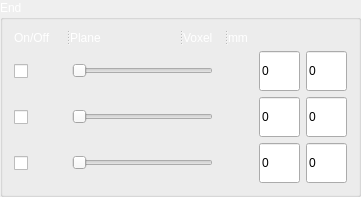
                 <widget class="QGroupBox" name="groupBox_6">
                  <property name="sizePolicy">
                   <sizepolicy hsizetype="MinimumExpanding" vsizetype="MinimumExpanding">
                    <horstretch>0</horstretch>
                    <verstretch>0</verstretch>
                   </sizepolicy>
                  </property>
                  <property name="maximumSize">
                   <size>
                    <width>400</width>
                    <height>16777215</height>
                   </size>
                  </property>
                  <property name="palette">
                   <palette>
                    <active>
                     <colorrole role="WindowText">
                      <brush brushstyle="SolidPattern">
                       <color alpha="255">
                        <red>255</red>
                        <green>255</green>
                        <blue>255</blue>
                       </color>
                      </brush>
                     </colorrole>
                    </active>
                    <inactive>
                     <colorrole role="WindowText">
                      <brush brushstyle="SolidPattern">
                       <color alpha="255">
                        <red>255</red>
                        <green>255</green>
                        <blue>255</blue>
                       </color>
                      </brush>
                     </colorrole>
                    </inactive>
                    <disabled>
                     <colorrole role="WindowText">
                      <brush brushstyle="SolidPattern">
                       <color alpha="255">
                        <red>69</red>
                        <green>69</green>
                        <blue>69</blue>
                       </color>
                      </brush>
                     </colorrole>
                    </disabled>
                   </palette>
                  </property>
                  <property name="title">
                   <string>End</string>
                  </property>
                  <layout class="QVBoxLayout" name="verticalLayout_6">
                   <item>
                    <widget class="QSplitter" name="splitter_2">
                     <property name="orientation">
                      <enum>Qt::Horizontal</enum>
                     </property>
                     <widget class="QLabel" name="label_12">
                      <property name="sizePolicy">
                       <sizepolicy hsizetype="Fixed" vsizetype="Preferred">
                        <horstretch>52</horstretch>
                        <verstretch>0</verstretch>
                       </sizepolicy>
                      </property>
                      <property name="minimumSize">
                       <size>
                        <width>52</width>
                        <height>0</height>
                       </size>
                      </property>
                      <property name="maximumSize">
                       <size>
                        <width>52</width>
                        <height>16777215</height>
                       </size>
                      </property>
                      <property name="text">
                       <string>On/Off</string>
                      </property>
                     </widget>
                     <widget class="QLabel" name="label_13">
                      <property name="sizePolicy">
                       <sizepolicy hsizetype="Expanding" vsizetype="Fixed">
                        <horstretch>0</horstretch>
                        <verstretch>0</verstretch>
                       </sizepolicy>
                      </property>
                      <property name="minimumSize">
                       <size>
                        <width>109</width>
                        <height>0</height>
                       </size>
                      </property>
                      <property name="maximumSize">
                       <size>
                        <width>109</width>
                        <height>16777215</height>
                       </size>
                      </property>
                      <property name="text">
                       <string>Plane</string>
                      </property>
                     </widget>
                     <widget class="QLabel" name="label_14">
                      <property name="sizePolicy">
                       <sizepolicy hsizetype="Fixed" vsizetype="Preferred">
                        <horstretch>41</horstretch>
                        <verstretch>0</verstretch>
                       </sizepolicy>
                      </property>
                      <property name="minimumSize">
                       <size>
                        <width>41</width>
                        <height>0</height>
                       </size>
                      </property>
                      <property name="maximumSize">
                       <size>
                        <width>41</width>
                        <height>16777215</height>
                       </size>
                      </property>
                      <property name="text">
                       <string>Voxel</string>
                      </property>
                     </widget>
                     <widget class="QLabel" name="label_15">
                      <property name="sizePolicy">
                       <sizepolicy hsizetype="Fixed" vsizetype="Preferred">
                        <horstretch>41</horstretch>
                        <verstretch>0</verstretch>
                       </sizepolicy>
                      </property>
                      <property name="minimumSize">
                       <size>
                        <width>41</width>
                        <height>0</height>
                       </size>
                      </property>
                      <property name="maximumSize">
                       <size>
                        <width>41</width>
                        <height>16777215</height>
                       </size>
                      </property>
                      <property name="text">
                       <string>mm</string>
                      </property>
                     </widget>
                    </widget>
                   </item>
                   <item>
                    <layout class="QHBoxLayout" name="horizontalLayout_18">
                     <item>
                      <widget class="QCheckBox" name="x_onoff_2">
                       <property name="sizePolicy">
                        <sizepolicy hsizetype="Fixed" vsizetype="Fixed">
                         <horstretch>52</horstretch>
                         <verstretch>0</verstretch>
                        </sizepolicy>
                       </property>
                       <property name="minimumSize">
                        <size>
                         <width>52</width>
                         <height>40</height>
                        </size>
                       </property>
                       <property name="maximumSize">
                        <size>
                         <width>20</width>
                         <height>40</height>
                        </size>
                       </property>
                       <property name="text">
                        <string/>
                       </property>
                      </widget>
                     </item>
                     <item>
                      <widget class="QSlider" name="x_slider_2">
                       <property name="sizePolicy">
                        <sizepolicy hsizetype="Expanding" vsizetype="Fixed">
                         <horstretch>0</horstretch>
                         <verstretch>0</verstretch>
                        </sizepolicy>
                       </property>
                       <property name="minimumSize">
                        <size>
                         <width>141</width>
                         <height>40</height>
                        </size>
                       </property>
                       <property name="maximumSize">
                        <size>
                         <width>141</width>
                         <height>40</height>
                        </size>
                       </property>
                       <property name="orientation">
                        <enum>Qt::Horizontal</enum>
                       </property>
                      </widget>
                     </item>
                     <item>
                      <spacer name="horizontalSpacer_31">
                       <property name="orientation">
                        <enum>Qt::Horizontal</enum>
                       </property>
                       <property name="sizeHint" stdset="0">
                        <size>
                         <width>40</width>
                         <height>20</height>
                        </size>
                       </property>
                      </spacer>
                     </item>
                     <item>
                      <widget class="QLineEdit" name="x_voxel_2">
                       <property name="sizePolicy">
                        <sizepolicy hsizetype="Fixed" vsizetype="Fixed">
                         <horstretch>41</horstretch>
                         <verstretch>22</verstretch>
                        </sizepolicy>
                       </property>
                       <property name="minimumSize">
                        <size>
                         <width>0</width>
                         <height>40</height>
                        </size>
                       </property>
                       <property name="maximumSize">
                        <size>
                         <width>41</width>
                         <height>40</height>
                        </size>
                       </property>
                       <property name="text">
                        <string>0</string>
                       </property>
                       <property name="maxLength">
                        <number>3</number>
                       </property>
                      </widget>
                     </item>
                     <item>
                      <widget class="QLineEdit" name="x_mm_2">
                       <property name="sizePolicy">
                        <sizepolicy hsizetype="Fixed" vsizetype="Fixed">
                         <horstretch>0</horstretch>
                         <verstretch>0</verstretch>
                        </sizepolicy>
                       </property>
                       <property name="minimumSize">
                        <size>
                         <width>41</width>
                         <height>40</height>
                        </size>
                       </property>
                       <property name="maximumSize">
                        <size>
                         <width>41</width>
                         <height>40</height>
                        </size>
                       </property>
                       <property name="text">
                        <string>0</string>
                       </property>
                       <property name="maxLength">
                        <number>5</number>
                       </property>
                      </widget>
                     </item>
                    </layout>
                   </item>
                   <item>
                    <layout class="QHBoxLayout" name="horizontalLayout_19">
                     <item>
                      <widget class="QCheckBox" name="y_onoff_2">
                       <property name="sizePolicy">
                        <sizepolicy hsizetype="Fixed" vsizetype="Fixed">
                         <horstretch>52</horstretch>
                         <verstretch>0</verstretch>
                        </sizepolicy>
                       </property>
                       <property name="minimumSize">
                        <size>
                         <width>52</width>
                         <height>40</height>
                        </size>
                       </property>
                       <property name="maximumSize">
                        <size>
                         <width>20</width>
                         <height>40</height>
                        </size>
                       </property>
                       <property name="text">
                        <string/>
                       </property>
                      </widget>
                     </item>
                     <item>
                      <widget class="QSlider" name="y_slider_2">
                       <property name="sizePolicy">
                        <sizepolicy hsizetype="Expanding" vsizetype="Fixed">
                         <horstretch>0</horstretch>
                         <verstretch>0</verstretch>
                        </sizepolicy>
                       </property>
                       <property name="minimumSize">
                        <size>
                         <width>141</width>
                         <height>40</height>
                        </size>
                       </property>
                       <property name="maximumSize">
                        <size>
                         <width>141</width>
                         <height>40</height>
                        </size>
                       </property>
                       <property name="orientation">
                        <enum>Qt::Horizontal</enum>
                       </property>
                      </widget>
                     </item>
                     <item>
                      <spacer name="horizontalSpacer_32">
                       <property name="orientation">
                        <enum>Qt::Horizontal</enum>
                       </property>
                       <property name="sizeHint" stdset="0">
                        <size>
                         <width>40</width>
                         <height>20</height>
                        </size>
                       </property>
                      </spacer>
                     </item>
                     <item>
                      <widget class="QLineEdit" name="y_voxel_2">
                       <property name="sizePolicy">
                        <sizepolicy hsizetype="Fixed" vsizetype="Fixed">
                         <horstretch>41</horstretch>
                         <verstretch>22</verstretch>
                        </sizepolicy>
                       </property>
                       <property name="minimumSize">
                        <size>
                         <width>0</width>
                         <height>40</height>
                        </size>
                       </property>
                       <property name="maximumSize">
                        <size>
                         <width>41</width>
                         <height>40</height>
                        </size>
                       </property>
                       <property name="text">
                        <string>0</string>
                       </property>
                       <property name="maxLength">
                        <number>3</number>
                       </property>
                      </widget>
                     </item>
                     <item>
                      <widget class="QLineEdit" name="y_mm_2">
                       <property name="sizePolicy">
                        <sizepolicy hsizetype="Fixed" vsizetype="Fixed">
                         <horstretch>0</horstretch>
                         <verstretch>0</verstretch>
                        </sizepolicy>
                       </property>
                       <property name="minimumSize">
                        <size>
                         <width>41</width>
                         <height>40</height>
                        </size>
                       </property>
                       <property name="maximumSize">
                        <size>
                         <width>41</width>
                         <height>40</height>
                        </size>
                       </property>
                       <property name="text">
                        <string>0</string>
                       </property>
                       <property name="maxLength">
                        <number>5</number>
                       </property>
                      </widget>
                     </item>
                    </layout>
                   </item>
                   <item>
                    <layout class="QHBoxLayout" name="horizontalLayout_20">
                     <item>
                      <widget class="QCheckBox" name="z_onoff_2">
                       <property name="sizePolicy">
                        <sizepolicy hsizetype="Fixed" vsizetype="Fixed">
                         <horstretch>52</horstretch>
                         <verstretch>0</verstretch>
                        </sizepolicy>
                       </property>
                       <property name="minimumSize">
                        <size>
                         <width>52</width>
                         <height>40</height>
                        </size>
                       </property>
                       <property name="maximumSize">
                        <size>
                         <width>20</width>
                         <height>40</height>
                        </size>
                       </property>
                       <property name="text">
                        <string/>
                       </property>
                      </widget>
                     </item>
                     <item>
                      <widget class="QSlider" name="z_slider_2">
                       <property name="sizePolicy">
                        <sizepolicy hsizetype="Expanding" vsizetype="Fixed">
                         <horstretch>0</horstretch>
                         <verstretch>0</verstretch>
                        </sizepolicy>
                       </property>
                       <property name="minimumSize">
                        <size>
                         <width>141</width>
                         <height>40</height>
                        </size>
                       </property>
                       <property name="maximumSize">
                        <size>
                         <width>141</width>
                         <height>40</height>
                        </size>
                       </property>
                       <property name="orientation">
                        <enum>Qt::Horizontal</enum>
                       </property>
                      </widget>
                     </item>
                     <item>
                      <spacer name="horizontalSpacer_33">
                       <property name="orientation">
                        <enum>Qt::Horizontal</enum>
                       </property>
                       <property name="sizeHint" stdset="0">
                        <size>
                         <width>40</width>
                         <height>20</height>
                        </size>
                       </property>
                      </spacer>
                     </item>
                     <item>
                      <widget class="QLineEdit" name="z_voxel_2">
                       <property name="sizePolicy">
                        <sizepolicy hsizetype="Fixed" vsizetype="Fixed">
                         <horstretch>41</horstretch>
                         <verstretch>22</verstretch>
                        </sizepolicy>
                       </property>
                       <property name="minimumSize">
                        <size>
                         <width>0</width>
                         <height>40</height>
                        </size>
                       </property>
                       <property name="maximumSize">
                        <size>
                         <width>41</width>
                         <height>40</height>
                        </size>
                       </property>
                       <property name="text">
                        <string>0</string>
                       </property>
                       <property name="maxLength">
                        <number>3</number>
                       </property>
                      </widget>
                     </item>
                     <item>
                      <widget class="QLineEdit" name="z_mm_2">
                       <property name="sizePolicy">
                        <sizepolicy hsizetype="Fixed" vsizetype="Fixed">
                         <horstretch>0</horstretch>
                         <verstretch>0</verstretch>
                        </sizepolicy>
                       </property>
                       <property name="minimumSize">
                        <size>
                         <width>41</width>
                         <height>40</height>
                        </size>
                       </property>
                       <property name="maximumSize">
                        <size>
                         <width>41</width>
                         <height>40</height>
                        </size>
                       </property>
                       <property name="text">
                        <string>0</string>
                       </property>
                       <property name="maxLength">
                        <number>5</number>
                       </property>
                      </widget>
                     </item>
                    </layout>
                   </item>
                  </layout>
                 </widget>
